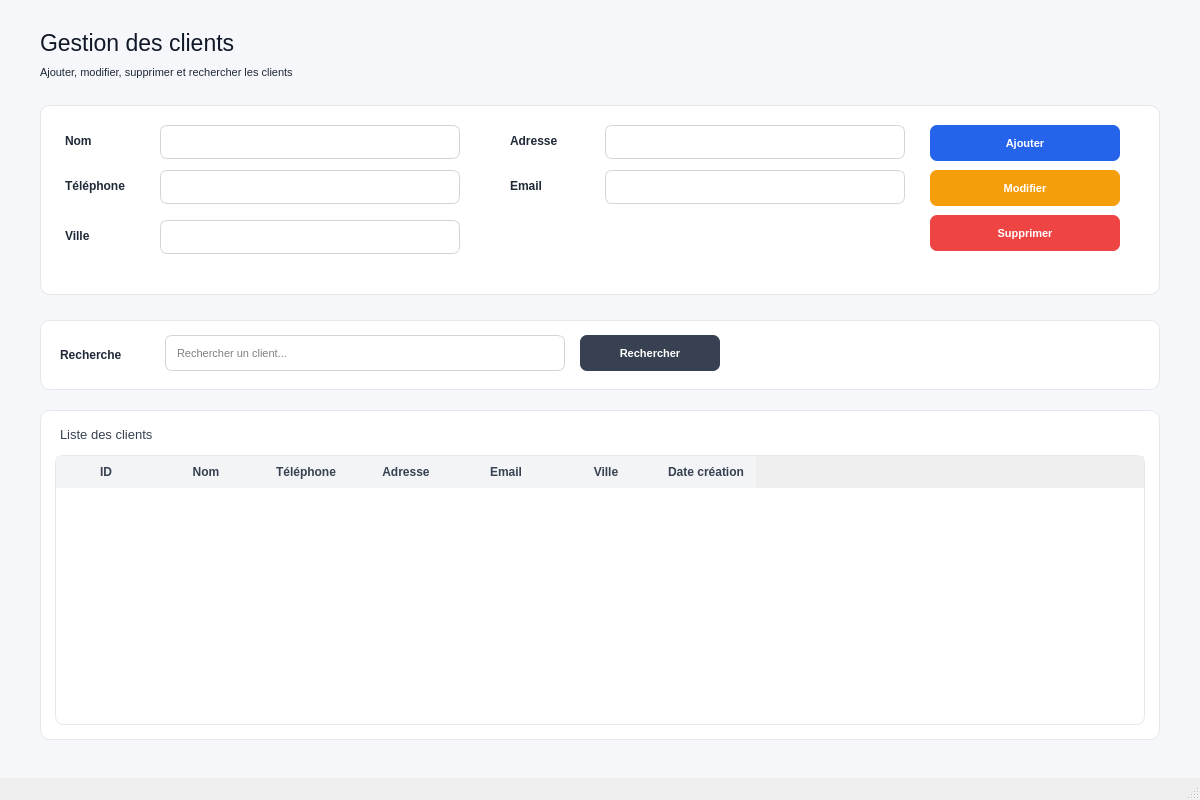
<?xml version="1.0" encoding="UTF-8"?>

<ui version="4.0">
 <class>MainWindow</class>

 <widget class="QMainWindow" name="MainWindow">
  <property name="geometry">
   <rect>
    <x>0</x>
    <y>0</y>
    <width>1200</width>
    <height>800</height>
   </rect>
  </property>

  <property name="windowTitle">
   <string>CLMS - Gestion des clients</string>
  </property>

  <widget class="QWidget" name="centralwidget">
   <property name="styleSheet">
    <string notr="true">QWidget#centralwidget {
    background-color: #F5F7FA;
}

QLabel {
color: #1F2937;
}

QLineEdit {
background-color: white;
border: 1px solid #D1D5DB;
border-radius: 7px;
padding: 7px 9px;
font-size: 11px;
}

QLineEdit:focus {
border: 1px solid #2563EB;
}

QPushButton {
border: none;
border-radius: 7px;
padding: 7px 14px;
font-size: 11px;
font-weight: bold;
}

QTableWidget {
background-color: white;
border: 1px solid #E5E7EB;
border-radius: 8px;
gridline-color: #E5E7EB;
font-size: 11px;
selection-background-color: #DBEAFE;
selection-color: #1E3A8A;
}

QHeaderView::section {
background-color: #F3F4F6;
color: #374151;
font-weight: bold;
padding: 7px;
border: none;
}</string> </property>

   <!-- TITRE -->

   <widget class="QLabel" name="lblTitre">
    <property name="geometry">
     <rect>
      <x>40</x>
      <y>25</y>
      <width>600</width>
      <height>35</height>
     </rect>
    </property>

```
<property name="styleSheet">
 <string notr="true">font-size: 23px;
```

font-weight: bold;
color: #111827;</string> </property>

```
<property name="text">
 <string>Gestion des clients</string>
</property>
```

   </widget>

   <!-- SOUS TITRE -->

   <widget class="QLabel" name="lblSousTitre">
    <property name="geometry">
     <rect>
      <x>40</x>
      <y>60</y>
      <width>700</width>
      <height>25</height>
     </rect>
    </property>

```
<property name="styleSheet">
 <string notr="true">font-size: 11px;
```

color: #6B7280;</string> </property>

```
<property name="text">
 <string>Ajouter, modifier, supprimer et rechercher les clients</string>
</property>
```

   </widget>

   <!-- FORMULAIRE -->

   <widget class="QFrame" name="frameFormulaire">
    <property name="geometry">
     <rect>
      <x>40</x>
      <y>105</y>
      <width>1120</width>
      <height>190</height>
     </rect>
    </property>

```
<property name="styleSheet">
 <string notr="true">QFrame#frameFormulaire {
background-color: white;
border: 1px solid #E5E7EB;
border-radius: 10px;
```

}</string> </property>

```
<!-- NOM -->
<widget class="QLabel" name="label">
 <property name="geometry">
  <rect>
   <x>25</x>
   <y>25</y>
   <width>90</width>
   <height>22</height>
  </rect>
 </property>

 <property name="text">
  <string>Nom</string>
 </property>

 <property name="styleSheet">
  <string notr="true">font-weight: bold;
```

color: #374151;</string> </property> </widget>

```
<widget class="QLineEdit" name="txtNom">
 <property name="geometry">
  <rect>
   <x>120</x>
   <y>20</y>
   <width>300</width>
   <height>34</height>
  </rect>
 </property>
</widget>

<!-- TELEPHONE -->
<widget class="QLabel" name="label_2">
 <property name="geometry">
  <rect>
   <x>25</x>
   <y>70</y>
   <width>90</width>
   <height>22</height>
  </rect>
 </property>

 <property name="text">
  <string>Téléphone</string>
 </property>

 <property name="styleSheet">
  <string notr="true">font-weight: bold;
```

color: #374151;</string> </property> </widget>

```
<widget class="QLineEdit" name="txtTelephone">
 <property name="geometry">
  <rect>
   <x>120</x>
   <y>65</y>
   <width>300</width>
   <height>34</height>
  </rect>
 </property>
</widget>

<!-- ADRESSE -->
<widget class="QLabel" name="label_3">
 <property name="geometry">
  <rect>
   <x>470</x>
   <y>25</y>
   <width>90</width>
   <height>22</height>
  </rect>
 </property>

 <property name="text">
  <string>Adresse</string>
 </property>

 <property name="styleSheet">
  <string notr="true">font-weight: bold;
```

color: #374151;</string> </property> </widget>

```
<widget class="QLineEdit" name="txtAdresse">
 <property name="geometry">
  <rect>
   <x>565</x>
   <y>20</y>
   <width>300</width>
   <height>34</height>
  </rect>
 </property>
</widget>

<!-- EMAIL -->
<widget class="QLabel" name="label_4">
 <property name="geometry">
  <rect>
   <x>470</x>
   <y>70</y>
   <width>90</width>
   <height>22</height>
  </rect>
 </property>

 <property name="text">
  <string>Email</string>
 </property>

 <property name="styleSheet">
  <string notr="true">font-weight: bold;
```

color: #374151;</string> </property> </widget>

```
<widget class="QLineEdit" name="txtEmail">
 <property name="geometry">
  <rect>
   <x>565</x>
   <y>65</y>
   <width>300</width>
   <height>34</height>
  </rect>
 </property>
</widget>

<!-- VILLE -->
<widget class="QLabel" name="label_5">
 <property name="geometry">
  <rect>
   <x>25</x>
   <y>120</y>
   <width>90</width>
   <height>22</height>
  </rect>
 </property>

 <property name="text">
  <string>Ville</string>
 </property>

 <property name="styleSheet">
  <string notr="true">font-weight: bold;
```

color: #374151;</string> </property> </widget>

```
<widget class="QLineEdit" name="txtVille">
 <property name="geometry">
  <rect>
   <x>120</x>
   <y>115</y>
   <width>300</width>
   <height>34</height>
  </rect>
 </property>
</widget>

<!-- AJOUTER -->
<widget class="QPushButton" name="btnAjouter">
 <property name="geometry">
  <rect>
   <x>890</x>
   <y>20</y>
   <width>190</width>
   <height>36</height>
  </rect>
 </property>

 <property name="styleSheet">
  <string notr="true">QPushButton {
background-color: #2563EB;
color: white;
```

}

QPushButton:hover {
background-color: #1D4ED8;
}</string> </property>

```
 <property name="text">
  <string>Ajouter</string>
 </property>
</widget>

<!-- MODIFIER -->
<widget class="QPushButton" name="btnModifier">
 <property name="geometry">
  <rect>
   <x>890</x>
   <y>65</y>
   <width>190</width>
   <height>36</height>
  </rect>
 </property>

 <property name="styleSheet">
  <string notr="true">QPushButton {
background-color: #F59E0B;
color: white;
```

}

QPushButton:hover {
background-color: #D97706;
}</string> </property>

```
 <property name="text">
  <string>Modifier</string>
 </property>
</widget>

<!-- SUPPRIMER -->
<widget class="QPushButton" name="btnSupprimer">
 <property name="geometry">
  <rect>
   <x>890</x>
   <y>110</y>
   <width>190</width>
   <height>36</height>
  </rect>
 </property>

 <property name="styleSheet">
  <string notr="true">QPushButton {
background-color: #EF4444;
color: white;
```

}

QPushButton:hover {
background-color: #DC2626;
}</string> </property>

```
 <property name="text">
  <string>Supprimer</string>
 </property>
</widget>
```

   </widget>

   <!-- RECHERCHE -->

   <widget class="QFrame" name="frameRecherche">
    <property name="geometry">
     <rect>
      <x>40</x>
      <y>320</y>
      <width>1120</width>
      <height>70</height>
     </rect>
    </property>

```
<property name="styleSheet">
 <string notr="true">QFrame#frameRecherche {
background-color: white;
border: 1px solid #E5E7EB;
border-radius: 10px;
```

}</string> </property>

```
<widget class="QLabel" name="lblRecherche">
 <property name="geometry">
  <rect>
   <x>20</x>
   <y>22</y>
   <width>100</width>
   <height>25</height>
  </rect>
 </property>

 <property name="text">
  <string>Recherche</string>
 </property>

 <property name="styleSheet">
  <string notr="true">font-weight: bold;
```

color: #374151;</string> </property> </widget>

```
<widget class="QLineEdit" name="txtRecherche">
 <property name="geometry">
  <rect>
   <x>125</x>
   <y>15</y>
   <width>400</width>
   <height>36</height>
  </rect>
 </property>

 <property name="placeholderText">
  <string>Rechercher un client...</string>
 </property>
</widget>

<widget class="QPushButton" name="btnRechercher">
 <property name="geometry">
  <rect>
   <x>540</x>
   <y>15</y>
   <width>140</width>
   <height>36</height>
  </rect>
 </property>

 <property name="styleSheet">
  <string notr="true">QPushButton {
background-color: #374151;
color: white;
```

}

QPushButton:hover {
background-color: #1F2937;
}</string> </property>

```
 <property name="text">
  <string>Rechercher</string>
 </property>
</widget>
```

   </widget>

   <!-- TABLE CLIENTS -->

   <widget class="QFrame" name="frameTable">
    <property name="geometry">
     <rect>
      <x>40</x>
      <y>410</y>
      <width>1120</width>
      <height>330</height>
     </rect>
    </property>

```
<property name="styleSheet">
 <string notr="true">QFrame#frameTable {
background-color: white;
border: 1px solid #E5E7EB;
border-radius: 10px;
```

}</string> </property>

```
<widget class="QLabel" name="lblTitreTable">
 <property name="geometry">
  <rect>
   <x>20</x>
   <y>12</y>
   <width>300</width>
   <height>25</height>
  </rect>
 </property>

 <property name="styleSheet">
  <string notr="true">font-size: 13px;
```

font-weight: bold;
color: #374151;</string> </property>

```
 <property name="text">
  <string>Liste des clients</string>
 </property>
</widget>

<widget class="QTableWidget" name="tableWidget">
 <property name="geometry">
  <rect>
   <x>15</x>
   <y>45</y>
   <width>1090</width>
   <height>270</height>
  </rect>
 </property>

 <property name="columnCount">
  <number>7</number>
 </property>

 <property name="rowCount">
  <number>0</number>
 </property>

 <column>
  <property name="text">
   <string>ID</string>
  </property>
 </column>

 <column>
  <property name="text">
   <string>Nom</string>
  </property>
 </column>

 <column>
  <property name="text">
   <string>Téléphone</string>
  </property>
 </column>

 <column>
  <property name="text">
   <string>Adresse</string>
  </property>
 </column>

 <column>
  <property name="text">
   <string>Email</string>
  </property>
 </column>

 <column>
  <property name="text">
   <string>Ville</string>
  </property>
 </column>

 <column>
  <property name="text">
   <string>Date création</string>
  </property>
 </column>
</widget>
```

   </widget>

  </widget>

  <widget class="QMenuBar" name="menubar">
   <property name="geometry">
    <rect>
     <x>0</x>
     <y>0</y>
     <width>1200</width>
     <height>22</height>
    </rect>
   </property>
  </widget>

  <widget class="QStatusBar" name="statusbar"/>

 </widget>

 <resources/>
 <connections/>

</ui>
